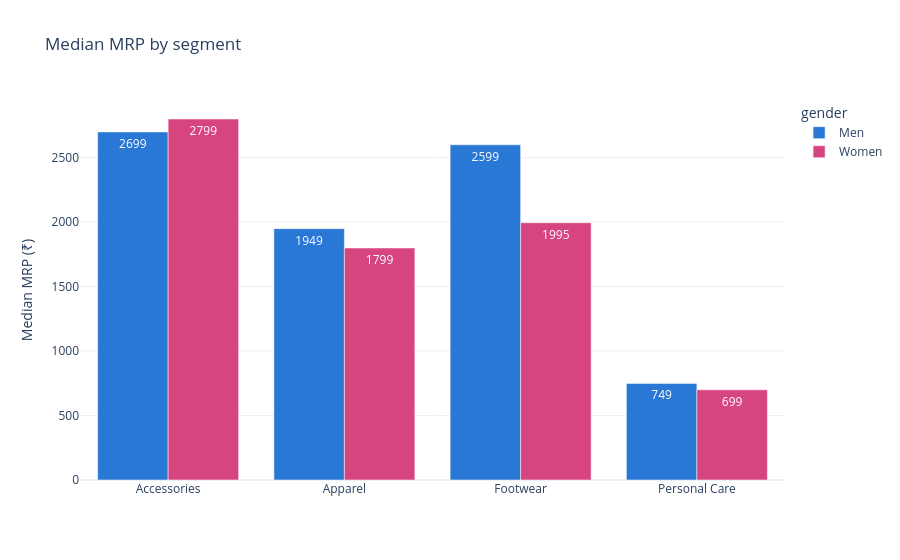

Write notebook code for a chart like this one.
### Markdown cell above
## 9. Exports: interactive chart, Excel workbook and Power BI files

### Code cell
import plotly.express as px
seg = (df[df.age_group == "Adult"].groupby(["segment", "gender"]).mrp.median().reset_index())
fig = px.bar(seg, x="segment", y="mrp", color="gender", barmode="group",
             color_discrete_map=GENDER_COLORS, text_auto=".0f",
             labels={"mrp": "Median MRP (₹)", "segment": ""}, title="Median MRP by segment")
fig.update_layout(template="plotly_white")
fig.show()

### Figure 1 — Plotly figure (JSON) as saved in the notebook; plotly's stock layout.template omitted (floating-point values rounded to 4 significant figures)
{"data": [{"alignmentgroup": "True", "hovertemplate": "gender=Men<br>=%{x}<br>Median MRP (₹)=%{y}<extra></extra>", "legendgroup": "Men", "marker": {"color": "#2a78d6", "pattern": {"shape": ""}}, "name": "Men", "offsetgroup": "Men", "orientation": "v", "showlegend": true, "textposition": "auto", "texttemplate": "%{y:.0f}", "type": "bar", "x": ["Accessories", "Apparel", "Footwear", "Personal Care"], "xaxis": "x", "y": [2699.0, 1949.0, 2599.0, 749.0], "yaxis": "y"}, {"alignmentgroup": "True", "hovertemplate": "gender=Women<br>=%{x}<br>Median MRP (₹)=%{y}<extra></extra>", "legendgroup": "Women", "marker": {"color": "#d6457f", "pattern": {"shape": ""}}, "name": "Women", "offsetgroup": "Women", "orientation": "v", "showlegend": true, "textposition": "auto", "texttemplate": "%{y:.0f}", "type": "bar", "x": ["Accessories", "Apparel", "Footwear", "Personal Care"], "xaxis": "x", "y": [2799.0, 1799.0, 1995.0, 699.0], "yaxis": "y"}], "layout": {"barmode": "group", "legend": {"title": {"text": "gender"}, "tracegroupgap": 0}, "title": {"text": "Median MRP by segment"}, "xaxis": {"anchor": "y", "domain": [0.0, 1.0], "title": {"text": ""}}, "yaxis": {"anchor": "x", "domain": [0.0, 1.0], "title": {"text": "Median MRP (₹)"}}}}
